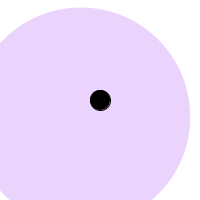
Frame 1 (no input)
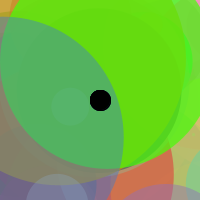
Frame 60 (the mouse pressed at the canvas centre just before this capture)
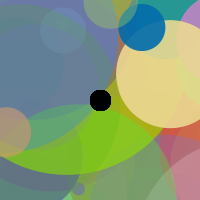
Frame 120 (the mouse held since frame 60 and released just before this capture)

The Processing sketch that drew these frames (run headless with seeded random() and noise(); from frame 60 on, the mouse is pressed at the canvas centre):

// Processing sketch: processing_71926
// ── processing_71926.pde

//Random circle

float r;
float g;
float b;
float a;

float diam;
float x;
float y;

void setup(){
  size(200,200);
  background(255);
  smooth();
}

void draw(){
  r=random(255);
  g=random(255);
  b=random(255);
  a=random(255);
  diam=random(255);
  x=random(255);
  y=random(255);
  noStroke();
  fill(r,g,b,a);
  ellipse(x,y,diam,diam);
  
  stroke(0);
  fill(0);
  ellipse(100,100,20,20);
}
